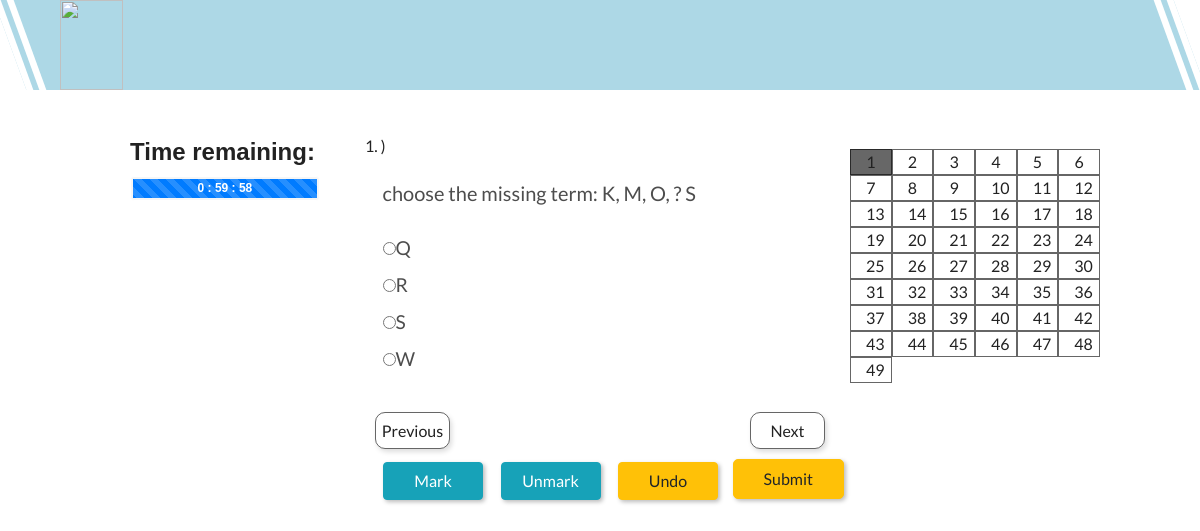
Screenshot of /107reasoningolym/take/ with the database file from the repository.
### mcq/models.py (models this page shows, shortened)
class MCQQuestion(Question):
    answer_order = models.CharField(
        max_length=30, null=True, blank=True,
        choices=ANSWER_ORDER_OPTIONS,
        help_text="The order in which multichoice \
                    answer options are displayed \
                    to the user",
        verbose_name="Answer Order")
    def order_answers(self, queryset):
        if self.answer_order == 'content':
            return queryset.order_by('content')
        if self.answer_order == 'none':
            return queryset.order_by('None')
    def get_answers_list(self):
        return [ (answer.id, answer.content) for answer in self.order_answers(Answer.objects.filter(question=self))]
    class Meta:
        verbose_name = "Multiple Choice Question"
        verbose_name_plural = "Multiple Choice Questions"

### quiz/models.py (models this page shows)
class Question(models.Model):
    quiz = models.ManyToManyField(Quiz,
                                  verbose_name=_("Quiz"),
                                  blank=True)
    category = models.ForeignKey(Category,
                                 verbose_name=_("Category"),
                                 blank=True,
                                 null=True, on_delete=models.CASCADE)
    standard = models.ForeignKey(Standard,
                                     verbose_name=_("Standard"),
                                     blank=True,
                                     null=True, on_delete=models.CASCADE)
    figure = models.ImageField(upload_to='uploads/%Y/%m/%d',
                               blank=True,
                               null=True,
                               verbose_name=_("Figure"))
    img1=models.ImageField(upload_to="option1/",null=True,verbose_name=_("Image1"),blank=True)
    img2=models.ImageField(upload_to="option2/",null=True,verbose_name=_("Image2"),blank=True)
    img3=models.ImageField(upload_to="option3/",null=True,verbose_name=_("Image3"),blank=True)
    img4=models.ImageField(upload_to="option4/",null=True,verbose_name=_("Image4"),blank=True)
    content = models.CharField(max_length=1000,
                               blank=False,
                               help_text=_("Enter the question text that "
                                           "you want displayed"),
                               verbose_name=_('Question'))
    objects = InheritanceManager()
    class Meta:
        verbose_name = _("Question")
        verbose_name_plural = _("Questions")
        ordering = ['category']
    def __str__(self):
        return self.content

### quiz/views.py (the view, shortened to what this page needs)
class QuizTake(TemplateView):
    template_name = 'question.html'
    def dispatch(self, request, *args, **kwargs):
        self.quiz = get_object_or_404(Quiz, url=self.kwargs['quiz_name'])
        if self.quiz.draft and not request.user.has_perm('quiz.change_quiz'):
            raise PermissionDenied
        self.logged_in_user = self.request.user.is_authenticated
        return super(QuizTake, self).dispatch(request, *args, **kwargs)
    answers = []
    def get_context_data(self, **kwargs):
        context = super(QuizTake, self).get_context_data(**kwargs)
        allquestion = self.quiz.get_questions()
        my_answers=[]
        d=[]
        q = {
                'question': '',
                'answers': []
            }
        for ques in allquestion:
            my_answers=[]
            q = {
                'question': '',
                'answers': []
            }
            q['question'] = ques
            ques_c = MCQQuestion.objects.get(id = int(ques.id))
            ques_choices = [x for x in ques_c.get_answers_list()]
            for choice in ques_choices:
                my_answers.append(choice)
            q['answers']=my_answers
            d.append(q)
        context['my_ques'] = d
        if hasattr(self, 'previous'):
            context['previous'] = self.previous
        if hasattr(self, 'progress'):
            context['progress'] = self.progress
        context['q_length'] = len(d)
        return context

### quiz/managers.py (called while the page is built, shortened)
    def select_subclasses(self, *subclasses):
        levels = None
        calculated_subclasses = self._get_subclasses_recurse(
            self.model, levels=levels)
        if not subclasses:
            subclasses = calculated_subclasses
        previous_select_related = self.query.select_related
        new_qs = self.select_related(*subclasses)
        previous_is_dict = isinstance(previous_select_related, dict)
        new_is_dict = isinstance(new_qs.query.select_related, dict)
        if previous_is_dict and new_is_dict:
            new_qs.query.select_related.update(previous_select_related)
        new_qs.subclasses = subclasses
        return new_qs

    def _chain(self, **kwargs):
        for name in ['subclasses', '_annotated']:
            if hasattr(self, name):
                kwargs[name] = getattr(self, name)
        return super()._chain(**kwargs)

    def _clone(self, klass=None, setup=False, **kwargs):
        if django.VERSION >= (2, 0):
            qs = super()._clone()
            for name in ['subclasses', '_annotated']:
                if hasattr(self, name):
                    setattr(qs, name, getattr(self, name))
            return qs
        for name in ['subclasses', '_annotated']:
            if hasattr(self, name):
                kwargs[name] = getattr(self, name)
        return super()._clone(**kwargs)

    def _get_subclasses_recurse(self, model, levels=None):
        related_objects = [
            f for f in model._meta.get_fields()
            if isinstance(f, OneToOneRel)]
        rels = [
            rel for rel in related_objects
            if isinstance(rel.field, OneToOneField)
            and issubclass(rel.field.model, model)
            and model is not rel.field.model
            and rel.parent_link
        ]
        subclasses = []
        if levels:
            levels -= 1
        for rel in rels:
            if levels or levels is None:
                for subclass in self._get_subclasses_recurse(
                        rel.field.model, levels=levels):
                    subclasses.append(
                        rel.get_accessor_name() + LOOKUP_SEP + subclass)
            subclasses.append(rel.get_accessor_name())
        return subclasses

    def get_queryset(self):
        return self._queryset_class(self.model)

### quiz/models.py (called while the page is built)
    def get_questions(self):
        return self.question_set.all().select_subclasses()

### quiz/templates/question.html (shortened to what this page needs)
{% extends "basetest.html" %}
{% load i18n%}
{% load static %}
{% block body %}
<div id="body">
  <div class="test-title">
  <div class="rows upper-bar">
      <div style="background:lightblue;transform:skewX(20deg);min-height:60px;margin-left:10px;margin-right:10px;border-left:20px double white;border-right:20px double white;">
      <div style="transform:skewX(-20deg);">
      <div class="container-fluid">
      <div class="col-sm-1 logo">
          <img src="{% static 'screenshots/logo1.jpg' %}"style="height: 90px">
      </div>
      </div>
      </div>
      </div>
      </div>
</div>
<br />
  <p>
  <div class="questions">
    <div class="row content container-fluid" style="margin-bottom:0;padding:0;">
      <div class="col-md-3">
      <div class="rows container-fluid" id="timer">
      Time remaining:<br/>
      </div>
</div>
    <div class="col-md-6">
    <form class="form-horizontal" method="POST">
{% for i in my_ques %}
{% ifequal forloop.counter 1 %}
<div class="question-no show-question" id={{forloop.counter}}>
  {% if i %}
  {{ forloop.counter  }}. )
    <div class="radio">
    <ul class="list-unstyled">{% csrf_token %}
  <label style="font-size:20px" for="{{i.question}}">{{i.question}} </label>
<br>
  {% for ans in i.answers %}
  <li><label  style="font-size: 1.2rem;"><input type="radio" id="question" value="{{ ans.0 }}" name={{forloop.parentloop.counter}} onchange="setAnswered('{{i.question.id}}');"></input>{{ ans.1 }}</label></li>
   {% endfor %}
  </ul>
  </div>
  {% endif %}
  </div>
{% endifequal %}
{% endfor %}
<center>
  <ul class="pager row">
    <div class="col-sm-3">
  <li class="previous pgr" id="prev" ><a onclick="(counter>1)?showQuestion(--counter):showQuestion(counter);">Previous</a></li>
</div>
<div class="col-md-6"></div>
<div class="col-sm-3">  <li class="next pgr" id="next"><a onclick="(counter<{{q_length}})?showQuestion(++counter):showQuestion(counter);">Next</a></li>
</div>
  </ul>
</center>
<div class="row container-fluid buttons" style="margin-bottom:0;">
  <div class="col-sm-3">
  <center>
  <button id="mark" type="button" class="btn btn-info" onclick="setMarked();" style="box-shadow: 2px 2px 4px #0004;">
  Mark
  </button>
  </center>
  </div>
  <div class="col-sm-3">
  <center>
  <button id="unmark" type="button" class="btn btn-info" onclick="unmarkbtn();" style="box-shadow: 2px 2px 4px #0004;">
  Unmark
  </button>
  </center>
  </div>
  <div class="col-sm-3">
  <center>
  <button id="undo" type="button" class="btn btn-warning" onclick="undobtn();" style="box-shadow: 2px 2px 4px #0004;">
  Undo
  </button>
  </center>
  </div>
  <div class="col-md-3">
    <center>
    {% if progress.0|add:1 == progress.1 %}
    <input type="submit" value={% trans "Submit" %} class="btn btn-warning" style="padding: 7px 30px 7px 30px;border-radius: 5px; box-shadow: 2px 2px 4px #0004;">
    {% else %}
        <input type="submit" value={% trans "Submit" %} class="btn btn-warning" style="padding: 7px 30px 7px 30px;border-radius: 5px; box-shadow: 2px 2px 4px #0004;">
    {% endif %}
  </center>
  </div>
  </div>
</form>
</div>
    <div class="col-md-3 question-grid" style="margin:0;">
      <div class="row">
        {% for i in my_ques %}
        <div class="col-md-2 td" id='table{{forloop.counter}}' onclick="showQuestion('{{forloop.counter}}');">
          {{ forloop.counter }}
        </div>
        {% endfor %}
      </div>
      </div>
      </div>
      </div>
      </div>
{% endblock %}

### static/navbar.css (style rules this page uses)
input[type="radio"] { margin-left: 30px; margin-top: 10px; }
#body { width: 100%; min-height: 100vh; background-color: #fff; }

### static/Style.css (style rules this page uses)
body { padding: 0%; margin: 0%; font-family: 'Lato'; }
*, *::before, *::after { margin: 0; padding:0; box-sizing: border-box; }
html { font-family: 'Roboto',sans-serif; font-size: 10px; height: 100%; }
body { overflow-x: hidden; height: 100%; }
a { text-decoration: none; }
ul { list-style: none; }
img { height:150px; width:100%; }

### quiz/templates/question.html (style rules this page uses)
div, .container-fluid { border:0px solid black; }
.question-grid { padding-top:15px; }
#timer { font-family: 'Orbitron', sans-serif; font-weight:900; font-size:150%; }
button { margin:3px; }
.pgr { width: auto; padding: 5px; border: 1px solid #0009; margin: 10px; border-radius: 10px; box-shadow: 2px 3px 5px #0002; cursor: pointer; }
.question-grid { right: 0; width: auto; }
.td, .th { cursor:pointer; text-align:center; border: 1px solid #0009; }
a { cursor:pointer; }
button { width:100px; }
.question-no { display: none; transition: 0.7s; }
.show-question { display: block; }

### rows the page displays
MCQQuestion: question "choose the missing term: K, M, O, ? S", ans "Q" "R" "S" "W"
